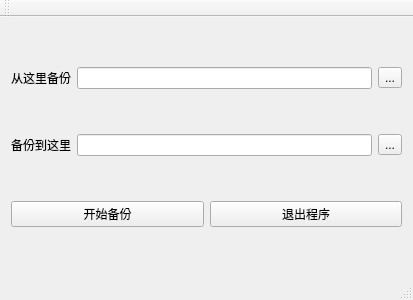
<?xml version="1.0" encoding="UTF-8"?>
<ui version="4.0">
 <class>BackupSys</class>
 <widget class="QMainWindow" name="BackupSys">
  <property name="geometry">
   <rect>
    <x>0</x>
    <y>0</y>
    <width>413</width>
    <height>300</height>
   </rect>
  </property>
  <property name="minimumSize">
   <size>
    <width>400</width>
    <height>300</height>
   </size>
  </property>
  <property name="maximumSize">
   <size>
    <width>700</width>
    <height>300</height>
   </size>
  </property>
  <property name="windowTitle">
   <string>BackupSys</string>
  </property>
  <widget class="QWidget" name="centralWidget">
   <layout class="QGridLayout" name="gridLayout">
    <item row="1" column="0">
     <layout class="QHBoxLayout" name="horizontalLayout_2">
      <item>
       <widget class="QLabel" name="toLabel">
        <property name="text">
         <string>备份到这里</string>
        </property>
       </widget>
      </item>
      <item>
       <widget class="QLineEdit" name="toEdit">
        <property name="readOnly">
         <bool>true</bool>
        </property>
       </widget>
      </item>
      <item>
       <widget class="QToolButton" name="toButton">
        <property name="statusTip">
         <string>选择一个存放备份的地方</string>
        </property>
        <property name="text">
         <string>...</string>
        </property>
       </widget>
      </item>
     </layout>
    </item>
    <item row="0" column="0">
     <layout class="QHBoxLayout" name="horizontalLayout_3">
      <item>
       <widget class="QLabel" name="fromLabel">
        <property name="text">
         <string>从这里备份</string>
        </property>
       </widget>
      </item>
      <item>
       <widget class="QLineEdit" name="fromEdit">
        <property name="readOnly">
         <bool>true</bool>
        </property>
       </widget>
      </item>
      <item>
       <widget class="QToolButton" name="fromButton">
        <property name="statusTip">
         <string>选择需要备份的地方</string>
        </property>
        <property name="text">
         <string>...</string>
        </property>
       </widget>
      </item>
     </layout>
    </item>
    <item row="2" column="0">
     <layout class="QHBoxLayout" name="horizontalLayout">
      <item>
       <widget class="QPushButton" name="startButton">
        <property name="statusTip">
         <string>点击之前先确认是否选择了路径</string>
        </property>
        <property name="whatsThis">
         <string>&lt;html&gt;&lt;head/&gt;&lt;body&gt;&lt;p&gt;点击之前先确认是否选择了路径&lt;/p&gt;&lt;/body&gt;&lt;/html&gt;</string>
        </property>
        <property name="text">
         <string>开始备份</string>
        </property>
       </widget>
      </item>
      <item>
       <widget class="QPushButton" name="quitButton">
        <property name="text">
         <string>退出程序</string>
        </property>
       </widget>
      </item>
     </layout>
    </item>
   </layout>
  </widget>
  <widget class="QMenuBar" name="menuBar">
   <property name="geometry">
    <rect>
     <x>0</x>
     <y>0</y>
     <width>413</width>
     <height>23</height>
    </rect>
   </property>
  </widget>
  <widget class="QToolBar" name="mainToolBar">
   <attribute name="toolBarArea">
    <enum>TopToolBarArea</enum>
   </attribute>
   <attribute name="toolBarBreak">
    <bool>false</bool>
   </attribute>
  </widget>
  <widget class="QStatusBar" name="statusBar"/>
 </widget>
 <layoutdefault spacing="6" margin="11"/>
 <resources/>
 <connections>
  <connection>
   <sender>quitButton</sender>
   <signal>clicked()</signal>
   <receiver>BackupSys</receiver>
   <slot>close()</slot>
   <hints>
    <hint type="sourcelabel">
     <x>306</x>
     <y>233</y>
    </hint>
    <hint type="destinationlabel">
     <x>206</x>
     <y>149</y>
    </hint>
   </hints>
  </connection>
 </connections>
</ui>
